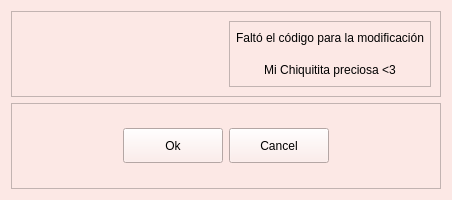
<?xml version="1.0" encoding="UTF-8"?>
<ui version="4.0">
 <class>Dialog</class>
 <widget class="QDialog" name="Dialog">
  <property name="geometry">
   <rect>
    <x>0</x>
    <y>0</y>
    <width>452</width>
    <height>200</height>
   </rect>
  </property>
  <property name="windowTitle">
   <string>Dialog</string>
  </property>
  <property name="styleSheet">
   <string notr="true">background-color: rgb(252, 232, 229);</string>
  </property>
  <layout class="QVBoxLayout" name="verticalLayout">
   <item>
    <widget class="QFrame" name="frame">
     <property name="frameShape">
      <enum>QFrame::StyledPanel</enum>
     </property>
     <property name="frameShadow">
      <enum>QFrame::Raised</enum>
     </property>
     <layout class="QHBoxLayout" name="horizontalLayout_2">
      <item>
       <widget class="QPushButton" name="btn_ok_2">
        <property name="minimumSize">
         <size>
          <width>100</width>
          <height>35</height>
         </size>
        </property>
        <property name="cursor">
         <cursorShape>OpenHandCursor</cursorShape>
        </property>
        <property name="styleSheet">
         <string notr="true">vQFrame{
background-color: rgb(51, 157, 255);
}

QPushButton{
color: rgb(0, 0, 0);
background-color: rgb(252, 232, 229);
border-bottom-right-radius:10px;
font: 75 8pt &quot;Open Sans Semibold&quot;
}

QPushButton:hover{
color: rgb(255, 255, 255);
background-color: rgb(252, 232, 229);
font: 75 9pt  &quot;Open Sans Semibold&quot;
}</string>
        </property>
        <property name="text">
         <string/>
        </property>
        <property name="icon">
         <iconset>
          <normaloff>images/1168621.png</normaloff>images/1168621.png</iconset>
        </property>
        <property name="iconSize">
         <size>
          <width>75</width>
          <height>75</height>
         </size>
        </property>
       </widget>
      </item>
      <item>
       <widget class="QFrame" name="frame_3">
        <property name="frameShape">
         <enum>QFrame::StyledPanel</enum>
        </property>
        <property name="frameShadow">
         <enum>QFrame::Raised</enum>
        </property>
        <layout class="QVBoxLayout" name="verticalLayout_2">
         <property name="spacing">
          <number>0</number>
         </property>
         <property name="leftMargin">
          <number>0</number>
         </property>
         <property name="topMargin">
          <number>0</number>
         </property>
         <property name="rightMargin">
          <number>0</number>
         </property>
         <property name="bottomMargin">
          <number>0</number>
         </property>
         <item>
          <widget class="QLabel" name="label">
           <property name="styleSheet">
            <string notr="true">font: 75 10pt &quot;Open Sans Semibold&quot;</string>
           </property>
           <property name="text">
            <string>Faltó el código para la modificación</string>
           </property>
           <property name="alignment">
            <set>Qt::AlignCenter</set>
           </property>
          </widget>
         </item>
         <item>
          <widget class="QLabel" name="label_2">
           <property name="styleSheet">
            <string notr="true">font: 75 10pt &quot;Open Sans Semibold&quot;</string>
           </property>
           <property name="text">
            <string>Mi Chiquitita preciosa &lt;3</string>
           </property>
           <property name="alignment">
            <set>Qt::AlignCenter</set>
           </property>
          </widget>
         </item>
        </layout>
       </widget>
      </item>
     </layout>
    </widget>
   </item>
   <item>
    <widget class="QFrame" name="frame_2">
     <property name="styleSheet">
      <string notr="true">background-color: rgb(252, 232, 229);</string>
     </property>
     <property name="frameShape">
      <enum>QFrame::StyledPanel</enum>
     </property>
     <property name="frameShadow">
      <enum>QFrame::Raised</enum>
     </property>
     <layout class="QHBoxLayout" name="horizontalLayout">
      <item>
       <spacer name="horizontalSpacer">
        <property name="orientation">
         <enum>Qt::Horizontal</enum>
        </property>
        <property name="sizeHint" stdset="0">
         <size>
          <width>79</width>
          <height>20</height>
         </size>
        </property>
       </spacer>
      </item>
      <item>
       <widget class="QPushButton" name="btn_ok">
        <property name="minimumSize">
         <size>
          <width>100</width>
          <height>35</height>
         </size>
        </property>
        <property name="cursor">
         <cursorShape>OpenHandCursor</cursorShape>
        </property>
        <property name="styleSheet">
         <string notr="true">vQFrame{
background-color: rgb(51, 157, 255);
}

QPushButton{
color: rgb(0, 0, 0);
background-color: rgb(252, 232, 229);
font: 75 8pt &quot;Open Sans Semibold&quot;
}

QPushButton:hover{
color: rgb(255, 255, 255);
	background-color: rgb(230, 135, 149);
border-bottom-right-radius:10px;
border-bottom-left-radius:10px;
border-top-right-radius:10px;
border-top-left-radius:10px;
font: 75 9pt  &quot;Open Sans Semibold&quot;
}</string>
        </property>
        <property name="text">
         <string>Ok</string>
        </property>
       </widget>
      </item>
      <item>
       <widget class="QPushButton" name="btn_cancel">
        <property name="minimumSize">
         <size>
          <width>100</width>
          <height>35</height>
         </size>
        </property>
        <property name="cursor">
         <cursorShape>ClosedHandCursor</cursorShape>
        </property>
        <property name="styleSheet">
         <string notr="true">vQFrame{
background-color: rgb(51, 157, 255);
}

QPushButton{
color: rgb(0, 0, 0);
background-color: rgb(252, 232, 229);
font: 75 8pt &quot;Open Sans Semibold&quot;
}

QPushButton:hover{
color: rgb(255, 255, 255);
	background-color: rgb(230, 135, 149);
border-bottom-right-radius:10px;
border-bottom-left-radius:10px;
border-top-right-radius:10px;
border-top-left-radius:10px;
font: 75 9pt  &quot;Open Sans Semibold&quot;
}</string>
        </property>
        <property name="text">
         <string>Cancel</string>
        </property>
       </widget>
      </item>
      <item>
       <spacer name="horizontalSpacer_2">
        <property name="orientation">
         <enum>Qt::Horizontal</enum>
        </property>
        <property name="sizeHint" stdset="0">
         <size>
          <width>79</width>
          <height>20</height>
         </size>
        </property>
       </spacer>
      </item>
     </layout>
    </widget>
   </item>
  </layout>
 </widget>
 <resources/>
 <connections/>
</ui>
